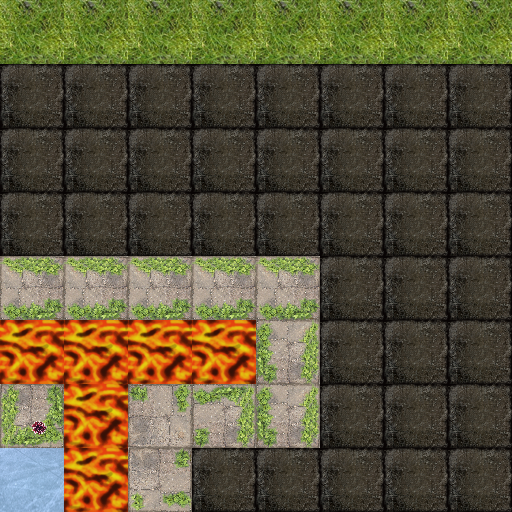

Rendered tile map (Tiled .tmx) drawn with the repository's tilesets; below, a short description and the full map source, tile grids included:
An orthogonal 8x8 tile map with 64x64 px tiles, 4 tile layers (Floor, Buttons, Cubes, StartPositions).

<map version="1.0" tiledversion="1.0.3" orientation="orthogonal" renderorder="right-down" width="8" height="8" tilewidth="64" tileheight="64" nextobjectid="1">
 <tileset firstgid="1" source="../../ConflictCube/Textures/ConCubeTileset.tsx" />
 <layer name="Floor" width="8" height="8">
  <data encoding="csv">
1,1,1,1,1,1,1,1,
2,2,2,2,2,2,2,2,
2,2,2,2,2,2,2,2,
2,2,2,2,2,2,2,2,
3,3,3,3,3,2,2,2,
43,43,43,43,4,2,2,2,
8,43,19,10,4,2,2,2,
2,43,25,2,2,2,2,2
</data>
 </layer>
 <layer name="Buttons" width="8" height="8">
  <data encoding="csv">
0,0,0,0,0,0,0,0,
0,0,0,0,0,0,0,0,
0,0,0,0,0,0,0,0,
0,0,0,0,0,0,0,0,
0,0,0,0,0,0,0,0,
0,0,0,0,0,0,0,0,
0,0,0,0,0,0,0,0,
0,0,0,0,0,0,0,0
</data>
 </layer>
 <layer name="Cubes" width="8" height="8">
  <data encoding="csv">
0,0,0,0,0,0,0,0,
0,0,0,0,0,0,0,0,
0,0,0,0,0,0,0,0,
0,0,0,0,0,0,0,0,
0,0,0,0,0,0,0,0,
0,0,0,0,0,0,0,0,
0,0,0,0,0,0,0,0,
0,0,0,0,0,0,0,0
</data>
 </layer>
 <layer name="StartPositions" width="8" height="8">
  <data encoding="csv">
0,0,0,0,0,0,0,0,
0,0,0,0,0,0,0,0,
0,0,0,0,0,0,0,0,
0,0,0,0,0,0,0,0,
0,0,0,0,0,0,0,0,
0,0,0,0,0,0,0,0,
0,0,0,0,0,0,0,0,
42,0,0,0,0,0,0,0
</data>
 </layer>
</map>
